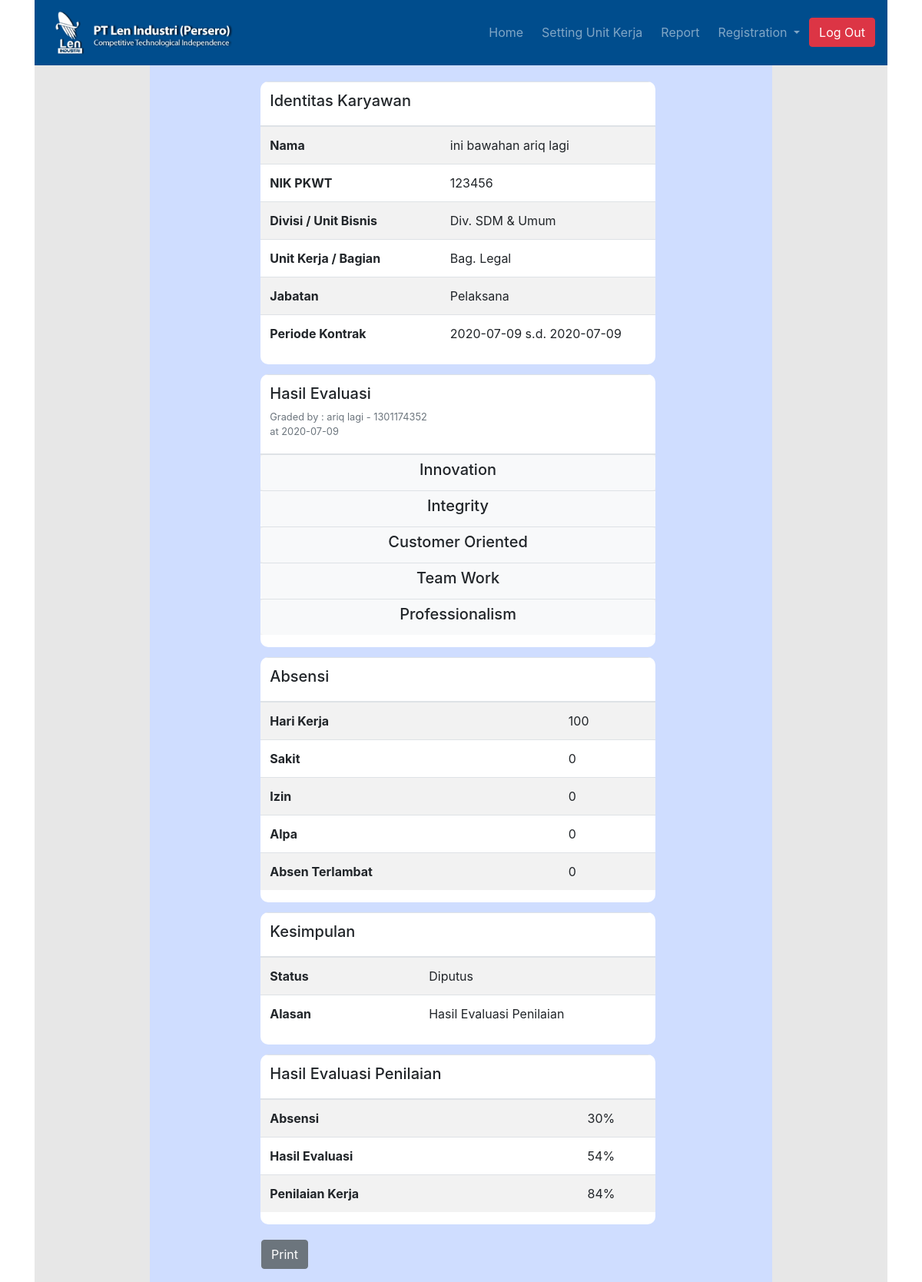
The page /C_detail_admin/index/56 on the database its author committed.
### tables this page shows
CREATE TABLE `karyawan` (
  `id_karyawan` int(11) NOT NULL,
  `id_evaluasi` int(11) DEFAULT NULL,
  `id_absensi` int(11) NOT NULL,
  `nama` varchar(255) NOT NULL,
  `nik` int(10) NOT NULL,
  `divisi` varchar(255) NOT NULL,
  `jabatan` varchar(255) NOT NULL,
  `bagian` varchar(255) NOT NULL,
  `nilai_hasil` float NOT NULL,
  `end_periode` date NOT NULL,
  `start_periode` date NOT NULL,
  `status` varchar(255) NOT NULL,
  `alasan` varchar(255) DEFAULT NULL,
  `anggaran` varchar(255) DEFAULT NULL,
  `kode_pagu` varchar(255) DEFAULT NULL
);

CREATE TABLE `absensi` (
  `id_absensi` int(11) NOT NULL,
  `nik` int(10) NOT NULL,
  `sakit` float NOT NULL,
  `izin` float NOT NULL,
  `alpa` float NOT NULL,
  `periode` int(11) NOT NULL,
  `terlambat` float NOT NULL,
  `nilai_absen` float NOT NULL,
  `nilai_produktivitas` float NOT NULL
);

### application/views/admin/V_detail_admin.php (the view, shortened to what the rows shown need)
<!DOCTYPE html>
<html lang="en">
<head>
    <link rel="stylesheet" href="<?= base_url()?>/assets/css/bootstrap.min.css">
    <link rel="stylesheet" href="<?= base_url()?>/assets/style/style1.css">
</head>
<body>
    <div class="container">
        <div class="container" style="background-color: #E7E7E7;">
            <div class="container main_bgr_dash" style="width: 75%;">
                <div class="row">
                    <div class="col-md-12">
                        <div class="detail_area">
                            <table class="table table-striped">
                                <thead>
                                <tr>
                                    <th scope="col"><h5>Identitas Karyawan</h5></th>
                                    <th scope="col"></th>
                                </tr>
                                </thead>
                                <tbody>
                                <tr>
                                    <th scope="row">Nama</th>
                                    <td><?= $karyawan['nama']; ?></td>
                                </tr>
                                <tr>
                                    <th scope="row">NIK PKWT</th>
                                    <td><?= $karyawan['nik']; ?></td>
                                </tr>
                                <tr>
                                    <th scope="row">Divisi / Unit Bisnis</th>
                                    <td><?= $karyawan['divisi']; ?></td>
                                </tr>
                                <tr>
                                    <th scope="row">Unit Kerja / Bagian</th>
                                    <td><?= $karyawan['bagian']; ?></td>
                                </tr>
                                <tr>
                                    <th scope="row">Jabatan</th>
                                    <td><?= $karyawan['jabatan']; ?></td>
                                </tr>
                                <tr>
                                    <th scope="row">Periode Kontrak</th>
                                    <td><?= $karyawan['start_periode']; ?> s.d. <?= $karyawan['end_periode']; ?></td>
                                </tr>
                                </tbody>
                            </table>
                        </div>
                    </div>
                </div>
                <div class="row">
                    <div class="col-md-12">
                        <div class="detail_area">
                            <table class="table table-striped">
                                <thead>
                                <tr>
                                    <th scope="col">
                                    <h5>Hasil Evaluasi</h5>
                                    <h6 class="text-secondary">
                                        <?php if ($evaluasi['nilai_eval'] != -1) { ?>
                                            <small>
                                                Graded by : <?=  $evaluasi['nama_atasan'] ?> - <?=  $evaluasi['nik_atasan'] ?> <br> at <?=  $evaluasi['date_fill'] ?>
                                            </small>
                                        <?php } else { ?>
                                            <small>
                                                Should be graded by : <?=  $evaluasi['nama_atasan'] ?> - <?=  $evaluasi['nik_atasan'] ?>
                                            </small>
                                        <?php } ?>
                                    </h6>
                                    </th>
                                </tr>
                                </thead>
                            </table>
                        </div>
                    </div>
                </div>
                <div class="row">
                    <div class="col-md-12">
                        <div class="detail_area">
                            <table class="table table-striped">
                                <thead>
                                <tr>
                                    <th scope="col"><h5>Absensi</h5></th>
                                    <th scope="col"></th>
                                </tr>
                                </thead>
                                <tbody>
                                <tr>
                                    <th scope="row">Hari Kerja</th>
                                    <td><?= $absensi['periode']; ?></td>
                                </tr>
                                <tr>
                                    <th scope="row">Sakit</th>
                                    <td><?= $absensi['sakit']; ?></td>
                                </tr>
                                <tr>
                                    <th scope="row">Izin</th>
                                    <td><?= $absensi['izin']; ?></td>
                                </tr>
                                <tr>
                                    <th scope="row">Alpa</th>
                                    <td><?= $absensi['alpa']; ?></td>
                                </tr>
                                <tr>
                                    <th scope="row">Absen Terlambat</th>
                                    <td><?= $absensi['terlambat']; ?></td>
                                </tr>
                                </tbody>
                            </table>
                        </div>
                    </div>
                </div>
                <div class="row">
                    <div class="col-md-12">
                        <div class="detail_area">
                            <table class="table table-striped">
                                <thead>
                                <tr>
                                    <th scope="col"><h5>Kesimpulan</h5></th>
                                    <th scope="col"></th>
                                </tr>
                                </thead>
                                <tbody>
                                <?php if ($karyawan['status']==='Diputus') { ?>
                                    <tr>
                                        <th scope="row">Status</th>
                                        <td><?= $karyawan['status']; ?></td>
                                    </tr>
                                    <tr>
                                        <th scope="row">Alasan</th>
                                        <td> <?= $karyawan['alasan']; ?> </td>
                                    </tr>
                                <?php }
                                 ?>
                                </tbody>
                            </table>
                        </div>
                    </div>
                </div>
                <div class="row">
                    <div class="col-md-12">
                        <div class="detail_area">
                            <table class="table table-striped">
                                <thead>
                                <tr>
                                    <th scope="col"><h5>Hasil Evaluasi Penilaian</h5></th>
                                    <th scope="col"></th>
                                </tr>
                                </thead>
                                <?php if ($evaluasi['nilai_eval'] != -1) { ?>
                                    <tbody>
                                        <tr>
                                            <th scope="row">Absensi</th>
                                            <td><?= $absensi['nilai_absen']; ?>%</td>
                                        </tr>
                                        <tr>
                                            <th scope="row">Hasil Evaluasi</th>
                                            <td><?= $evaluasi['nilai_eval']; ?>%</td>
                                        </tr>
                                        <tr>
                                            <th scope="row">Penilaian Kerja</th>
                                            <td><?= $karyawan['nilai_hasil']; ?>%</td>
                                        </tr>
                                    </tbody>
                                <?php } ?>
                            </table>
                        </div>
                    </div>
                </div>
            </div>
        </div>
</body>
</html>

### rows shown on the page
karyawan: nama "ini bawahan ariq lagi", nik "123456", divisi "Div. SDM & Umum", bagian "Bag. Legal", jabatan "Pelaksana", start_periode "2020-07-09", end_periode "2020-07-09", status "Diputus", alasan "Hasil Evaluasi Penilaian", nilai_hasil "84"
absensi: periode "100", sakit "0", izin "0", alpa "0", terlambat "0", nilai_absen "30"

### other values the page prints
$evaluasi['nama_atasan'] "ariq lagi"
$evaluasi['nik_atasan'] "1301174352"
$evaluasi['date_fill'] "2020-07-09"
$evaluasi['nilai_eval'] "54"
